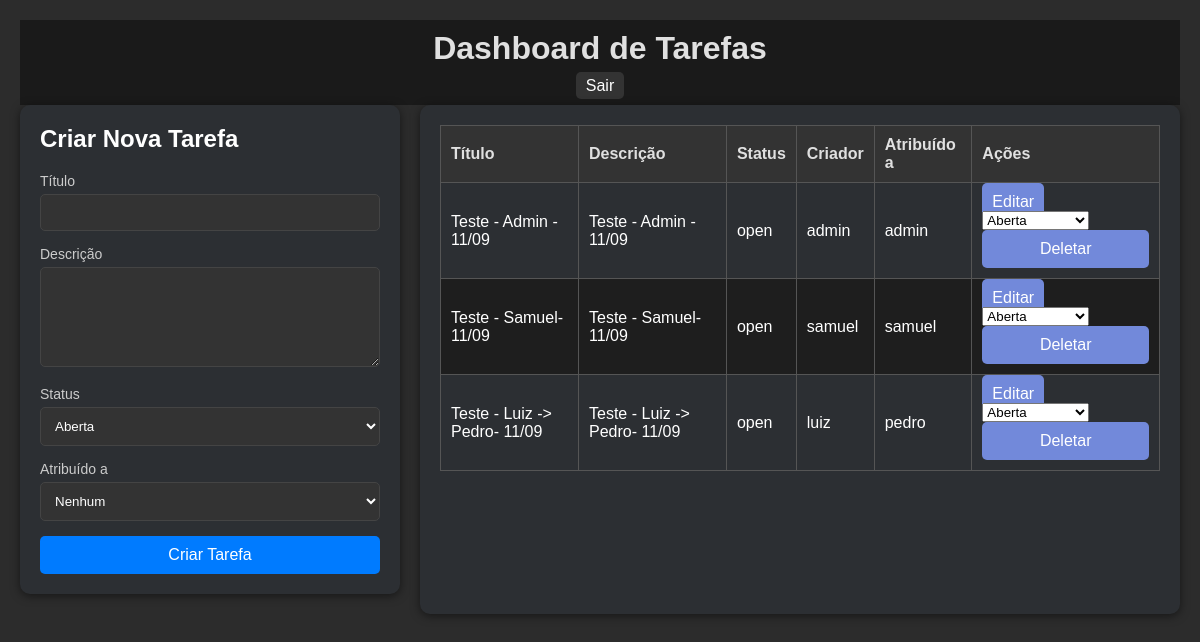
The page /dashboard (signed in) on the database its author committed.
### app.py (models this page shows)
class Task(db.Model):
    id = db.Column(db.Integer, primary_key=True)
    title = db.Column(db.String(100), nullable=False)
    description = db.Column(db.Text, nullable=False)
    status = db.Column(db.String(20), default="open")
    creator_id = db.Column(db.Integer, db.ForeignKey("user.id"), nullable=False)
    assignee_id = db.Column(db.Integer, db.ForeignKey("user.id"), nullable=True)

class User(db.Model):
    id = db.Column(db.Integer, primary_key=True)
    username = db.Column(db.String(80), unique=True, nullable=False)
    password = db.Column(db.String(200), nullable=False)

### app.py (the view)
@app.route("/dashboard", methods=["GET"])
def dashboard():
    if "user_id" not in session:
        return redirect(url_for("login"))
    user_id = session["user_id"]
    status = request.args.get("status", "all")
    if status != "all":
        tasks = Task.query.filter_by(status=status).all()
    else:
        tasks = get_all_tasks()
    task_list = []
    for task in tasks:
        creator = User.query.get(task.creator_id)
        assignee = User.query.get(task.assignee_id)
        task_list.append({"task": task, "creator": creator, "assignee": assignee})
    users = User.query.all()
    return render_template("dashboard.html", tasks=task_list, users=users)

### app.py (called while the page is built)
def get_all_tasks():
    return Task.query.all()

### templates/dashboard.html (shortened to what this page needs)
<!DOCTYPE html>
<html lang="pt-BR">
<head>
    <link rel="stylesheet" href="{{ url_for('static', filename='css/style.css') }}" />
</head>
<body>
    <div class="dashboard-header">
        <h1>Dashboard de Tarefas</h1>
        <div class="header-option">
            <a href="{{ url_for('logout') }}" class="link-button">Sair</a>
        </div>
    </div>
    <div class="container">
        <div class="dashboard-content">
            <div class="create-task-form">
                <h2>Criar Nova Tarefa</h2>
                <form action="{{ url_for('create_task_route') }}" method="POST">
                    <label for="title">Título</label>
                    <input type="text" id="title" name="title" required />
                    <label for="description">Descrição</label>
                    <textarea id="description" name="description" required></textarea>
                    <label for="status">Status</label>
                    <select id="status" name="status" required>
                        <option value="open">Aberta</option>
                    </select>
                    <label for="assignee_id">Atribuído a</label>
                    <select id="assignee_id" name="assignee_id">
                        <option value="">Nenhum</option>
                    </select>
                    <button type="submit" class="btn">Criar Tarefa</button>
                </form>
            </div>
            <div class="dashboard-table">
                <table>
                    <thead>
                        <tr>
                            <th>Título</th>
                            <th>Descrição</th>
                            <th>Status</th>
                            <th>Criador</th>
                            <th>Atribuído a</th>
                            <th>Ações</th>
                        </tr>
                    </thead>
                    <tbody>
                        {% for task in tasks %}
                        <tr>
                            <td>{{ task.task.title }}</td>
                            <td>{{ task.task.description }}</td>
                            <td>{{ task.task.status }}</td>
                            <td>{{ task.creator.username }}</td>
                            <td>{{ task.assignee.username if task.assignee else 'Nenhum' }}</td>
                            <td>
                                <a href="{{ url_for('edit_task', task_id=task.task.id) }}" class="btn">Editar</a>
                                <form action="{{ url_for('change_task_status', task_id=task.task.id) }}" method="POST" style="display:inline;">
                                    <select name="status" onchange="this.form.submit()">
                                        <option value="open" {% if task.task.status == 'open' %}selected{% endif %}>Aberta</option>
                                    </select>
                                </form>
                                <form action="{{ url_for('delete_task', task_id=task.task.id) }}" method="POST" style="display:inline;">
                                    <button type="submit" class="btn">Deletar</button>
                                </form>
                            </td>
                        </tr>
                        {% endfor %}
                    </tbody>
                </table>
            </div>
        </div>
    </div>
</body>
</html>

### static/css/style.css (style rules this page uses)
* { margin: 0; padding: 0; box-sizing: border-box; }
body { font-family: Arial, sans-serif; background-color: #2c2c2c; color: #fff; padding: 20px; margin: 0; }
.header-option { margin-top: 10px; }
.header-option .link-button { padding: 5px 10px; color: #ffffff; background-color: #333333; text-decoration: none; border-radius: 5px; }
.dashboard-header { background-color: #1a1a1a; padding: 10px; text-align: center; }
.dashboard-header h1 { margin: 0; color: #e0e0e0; }
.dashboard-header .header-option { margin-top: 10px; }
.dashboard-header .header-option .link-button { padding: 5px 10px; color: #ffffff; background-color: #333333; text-decoration: none; border-radius: 5px; }
.dashboard-content { display: flex; gap: 20px; flex-wrap: wrap; }
.create-task-form { background-color: #2c2f33; padding: 20px; border-radius: 10px; box-shadow: 0 2px 10px rgba(0, 0, 0, 0.5); flex: 1 1 300px; }
.create-task-form h2 { color: #fff; margin-bottom: 20px; }
.create-task-form label { display: block; color: #ccc; font-size: 14px; margin-bottom: 5px; }
.create-task-form input[type="text"], .create-task-form textarea, .create-task-form select { width: 100%; padding: 10px; margin-bottom: 15px; border: 1px solid #444; border-radius: 5px; background-color: #333; color: #fff; }
.create-task-form textarea { height: 100px; }
.create-task-form button { width: 100%; padding: 10px; background-color: #007bff; border: none; border-radius: 5px; color: white; font-size: 16px; cursor: pointer; }
.dashboard-table { background-color: #2c2f33; padding: 20px; border-radius: 10px; box-shadow: 0 2px 10px rgba(0, 0, 0, 0.5); flex: 2 1 600px; }
.dashboard-table table { width: 100%; border-collapse: collapse; }
.dashboard-table th, .dashboard-table td { border: 1px solid #555; padding: 10px; text-align: left; }
.dashboard-table th { background-color: #333; color: #e0e0e0; }
.dashboard-table tr:nth-child(even) { background-color: #1e1e1e; }
.create-task-form { background-color: #2c2f33; padding: 20px; border-radius: 10px; box-shadow: 0 2px 10px rgba(0, 0, 0, 0.5); margin-bottom: 20px; }
.button.btn, .btn { width: 100%; padding: 10px; background-color: #7289da; border: none; border-radius: 5px; color: #fff; font-size: 16px; cursor: pointer; }
a { color: #007bff; text-decoration: none; }

### rows shown on the page
Task: task "Teste - Admin - 11/09", task.description "Teste - Admin - 11/09", task.status "open", status "Aberta"
User: creator.username "admin", assignee "admin"
Task: task "Teste - Samuel- 11/09", task.description "Teste - Samuel- 11/09", task.status "open", status "Aberta"
User: creator.username "samuel", assignee "samuel"
Task: task "Teste - Luiz -> Pedro- 11/09", task.description "Teste - Luiz -> Pedro- 11/09", task.status "open", status "Aberta"
User: creator.username "luiz"
User: assignee "pedro"
